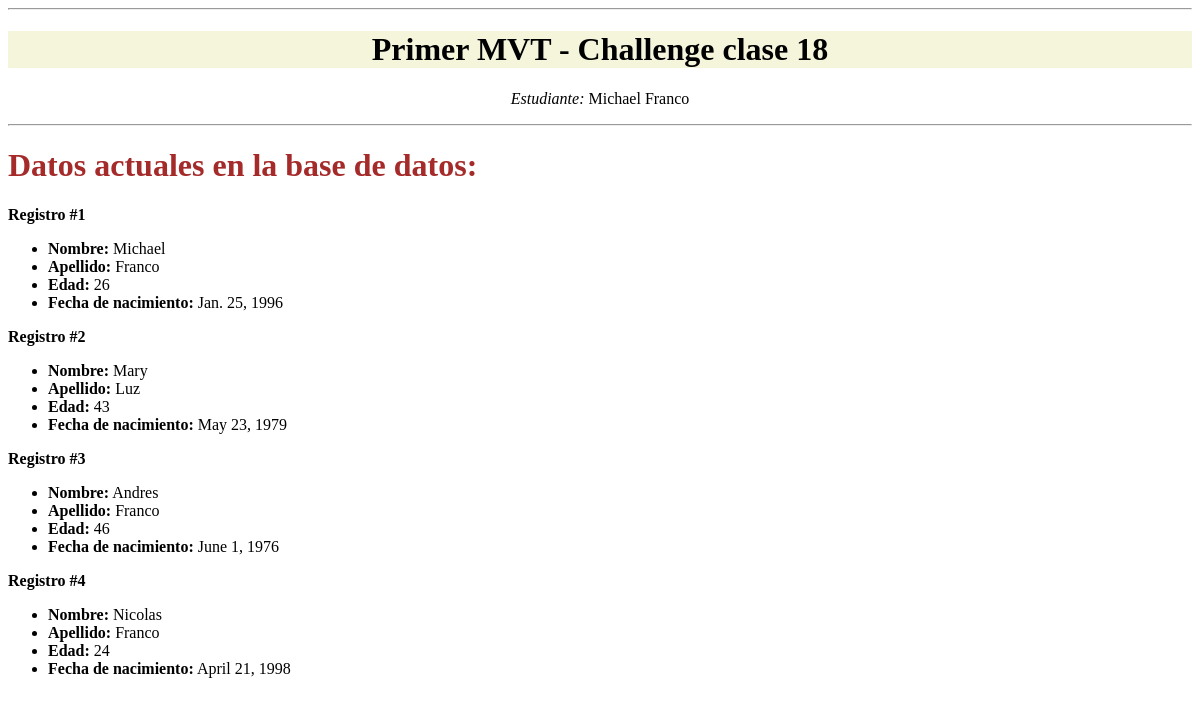
/show-data, run on an earlier commit of the app's database.
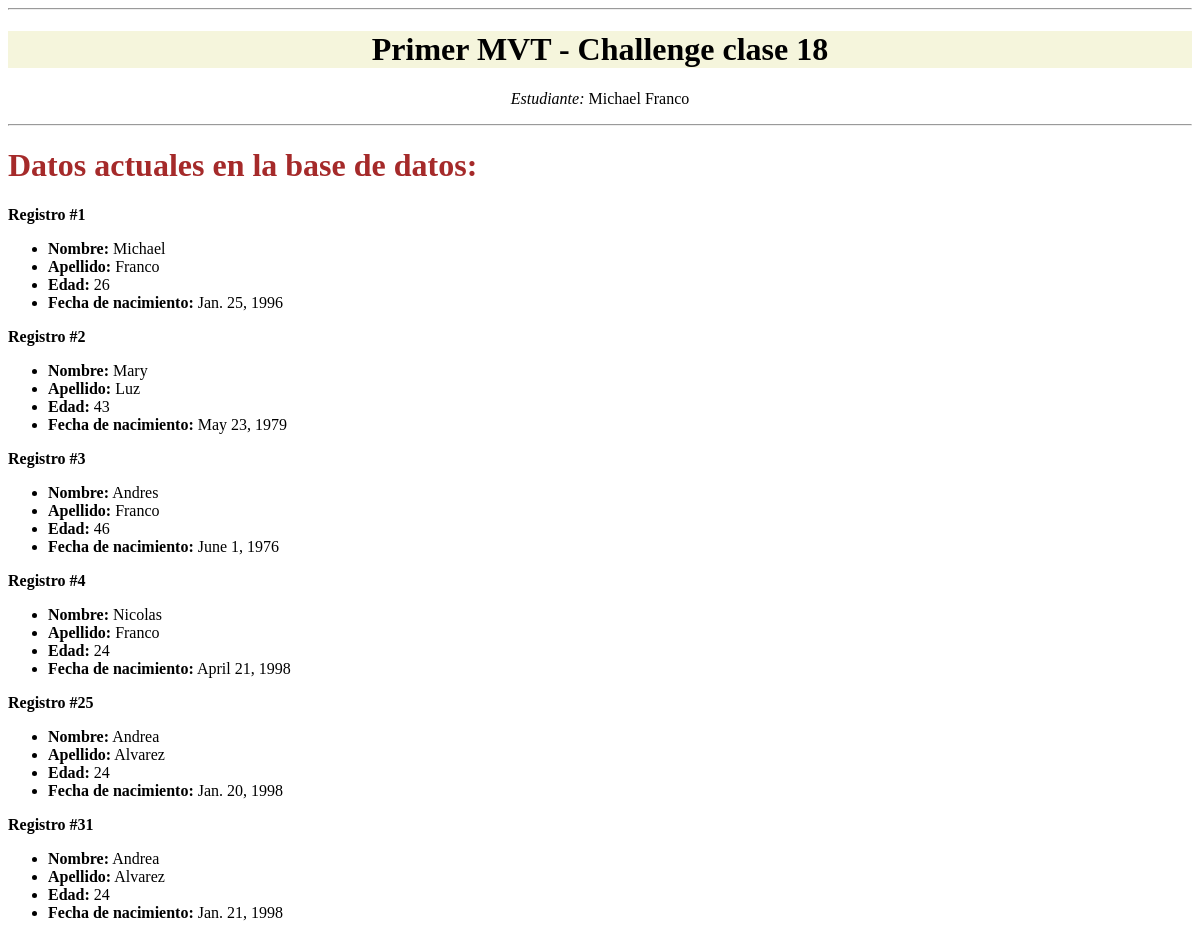
And on a later commit of the database.
### family_data/models.py (models this page shows, shortened)
class BasicData(models.Model):
    name = models.CharField(max_length=30)
    last_name = models.CharField(max_length=30)
    age = models.IntegerField()
    birth_date = models.DateField()

### family_data/views.py (the view)
# urls.py: path("show-data", show_data),
def show_data(request):
    event_list = BasicData.objects.all()
    template = loader.get_template("index_family.html")
    context_dict = {"event_list": event_list}
    render = template.render(context_dict)
    return HttpResponse(render)

### family_data/templates/index_family.html (shortened to what this page needs)
<!DOCTYPE html>
<html lang="en">
<head>
</head>
<body>
    <hr>
    <h1 style="text-align: center; background-color: beige;">Primer MVT - Challenge clase 18</h1>
    <p style="text-align: center;"><em>Estudiante: </em>Michael Franco</p>
    <hr>
    <h1 style="color: brown;">Datos actuales en la base de datos:</h1>
    {% for event in event_list %}
        <strong>Registro #{{ event.id }}</strong>
        <ul>
            <li><strong>Nombre:</strong> {{ event.name }}</li>
            <li><strong>Apellido:</strong> {{ event.last_name }}</li>
            <li><strong>Edad:</strong> {{ event.age }}</li>
            <li><strong>Fecha de nacimiento:</strong> {{ event.birth_date }}</li>
        </ul>
    {% endfor %}
</body>
</html>

### family_data/templates/index_family.html (style rules this page uses)
ul { margin-left:auto; margin-right:auto; }

What changed in the data, as far as the page shows it:
added BasicData: id "25", name "Andrea", last_name "Alvarez", age "24", birth_date "Jan. 20, 1998"
added BasicData: id "31", name "Andrea", last_name "Alvarez", age "24", birth_date "Jan. 21, 1998"
